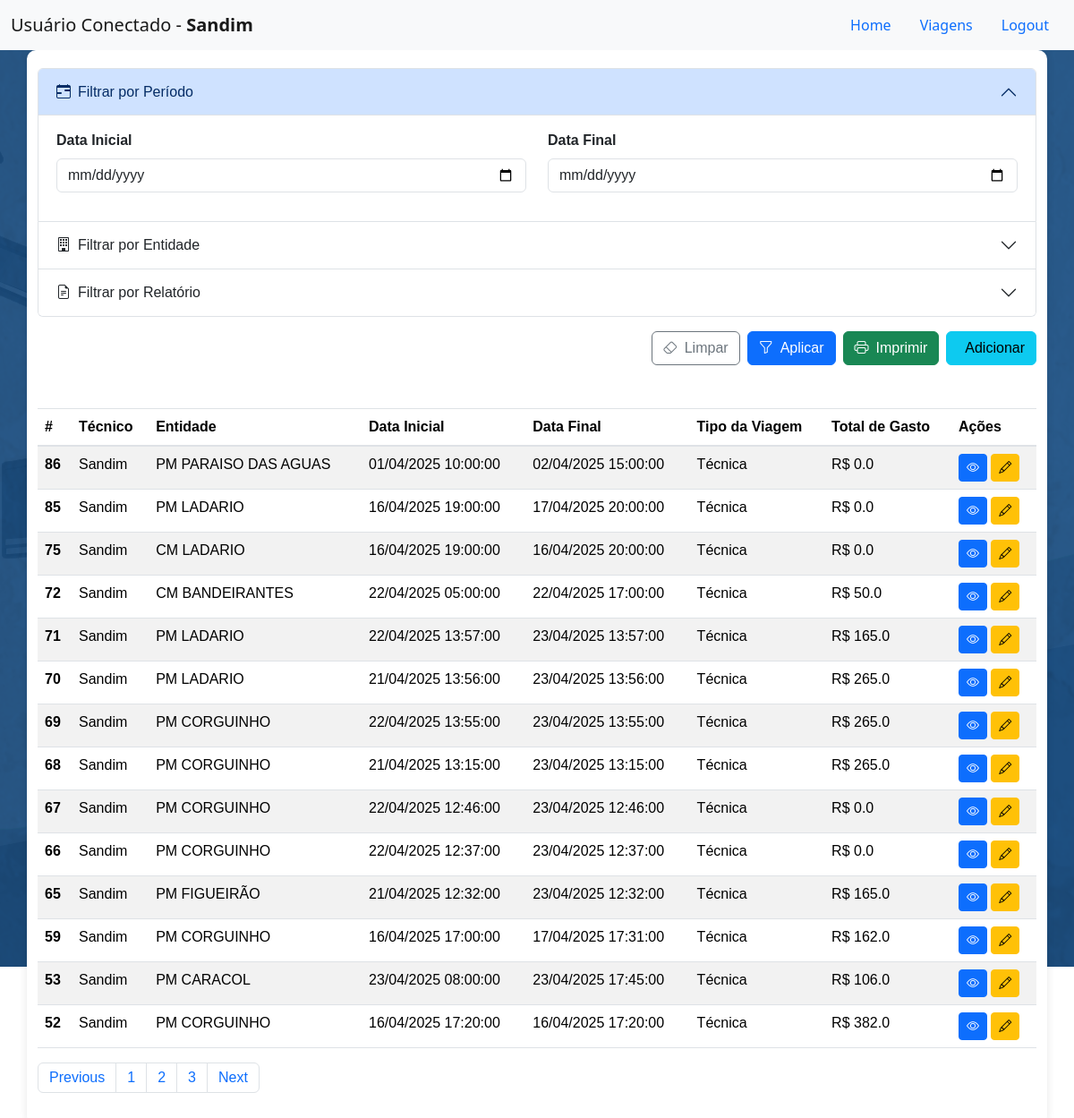
The app's page /viagens (signed in) with its own data.
### models.py (models this page shows, shortened)
class Usuarios(db.Model):
    __tablename__= 'usuarios'
    id = db.Column(db.Integer, primary_key=True)
    usuario = db.Column(db.String(100), nullable=False)
    senha = db.Column(db.String(1000), nullable=True)
    acesso = db.Column(db.String(100))
    email = db.Column(db.String(100))
    foto = db.Column(db.String(1000), comment='Caminho da foto do usuário')
    setor = db.Column(db.String(100))
    admin = db.Column(db.Boolean, default=False)
    diaria = db.Column(db.Boolean, default=True)
    ativo = db.Column(db.Boolean, default=True)
    data = db.Column(db.DateTime, default=db.func.now())

class RegistroViagens(db.Model):
    __tablename__ = 'registro_viagens'
    id = db.Column(db.Integer, primary_key=True)
    entidade_destino = db.Column(db.Integer,db.ForeignKey('entidades.id') ,nullable=False)
    data_inicio = db.Column(db.DateTime)
    data_fim = db.Column(db.DateTime)
    tipo_viagem = db.Column(db.String(100))
    n_diaria = db.Column(db.String(100), comment='Número da diária')
    v_diaria = db.Column(db.Float, comment='Valor da diária')
    descricao = db.Column(db.String(100))
    n_intranet = db.Column(db.String(100), comment='Número da visita na intranet', default='0')
    veiculo = db.Column(db.String(100), comment='veículo')
    placa = db.Column(db.String(100), comment='Placa do veículo')
    km_inicial = db.Column(db.String(100), comment='KM inicial')
    km_final = db.Column(db.String(100), comment='KM final')
    n_combustivel = db.Column(db.String(100), comment='Número do combustível')
    total_gasto = db.Column(db.Float, comment='Total gasto na viagem', default=0.0)
    usuario = db.Column(db.Integer, db.ForeignKey('usuarios.id'), comment='ID do usuário que registrou a viagem')
    ativo = db.Column(db.Boolean, default=True)
    data = db.Column(db.DateTime, default=db.func.now())
    entidade_rel = db.relationship('Entidade', backref='viagens', lazy='joined')
    usuario_rel = db.relationship('Usuarios', backref='viagens', lazy='joined', foreign_keys=[usuario])

### app.py (the view, shortened to what this page needs)
@app.route('/viagens', methods=['GET', 'POST'])
def viagens():
    data_inicio = None
    data_fim = None
    query_usuarios = Usuarios.query.filter_by(
            ativo=True,
            diaria=True
        ).all()
    if request.method == 'POST':
        usuario_id = request.form.get('usuarioConnect')
        if usuario_id:
            session['usuarioConnect'] = usuario_id
            return redirect(url_for('viagens'))
        return render_template('registro_viagens.html')
    if 'usuarioConnect' not in session:
        return render_template('setUser.html', users=query_usuarios)
    usuario_id = session['usuarioConnect']
    query = RegistroViagens.query.filter(RegistroViagens.usuario == usuario_id).order_by(RegistroViagens.id.desc())
    data_inicio_str = request.args.get('filtro-data-inicial')
    data_fim_str = request.args.get('filtro-data-final')
    entidade_id = request.args.get('filtro-entidade')
    relatorio = request.args.get('filtro-relatorio')
    if entidade_id:
        query = query.filter(RegistroViagens.entidade_destino == entidade_id)
    if relatorio:
        query = query.filter(RegistroViagens.n_intranet.ilike(f'%{relatorio}%'))
    query_viagens = query.limit(20).all()
    query_entidades = Entidade.query.all()
    usuario_logado = Usuarios.query.get(usuario_id)
    for viagem in query_viagens:
        viagem.usuario_nome = viagem.usuario_rel.usuario if viagem.usuario_rel else 'Usuário não encontrado'
        viagem.entidade_nome = viagem.entidade_rel.nome if viagem.entidade_rel else 'Entidade não encontrada'
        viagem.data_formatada = viagem.data_inicio.strftime('%d/%m/%Y %H:%M:%S') if viagem.data_inicio else 'Data Não Disponível'
        viagem.data_final_formatada = viagem.data_fim.strftime('%d/%m/%Y %H:%M:%S') if viagem.data_fim else 'Data Não Disponível'
    if request.args.get('imprimir') == 'true':
        return gerar_relatorio_pdf(query_viagens, usuario_nome=usuario_logado.usuario, data_inicial=data_inicio, data_final=data_fim)
    return render_template(
        'registro_viagens.html',
        viagens=query_viagens,
        usuario=usuario_logado,
        entidades=query_entidades
    )

### templates/registro_viagens.html (shortened to what this page needs)
<!DOCTYPE html>
<html lang="pt-br">
<head>
    <link href="https://cdn.jsdelivr.net/npm/bootstrap@5.3.0-alpha1/dist/css/bootstrap.min.css" rel="stylesheet">
    <link rel="stylesheet" href="{{ url_for('static', filename='css/Viagens.css') }}">
    <link rel="stylesheet" href="https://cdnjs.cloudflare.com/ajax/libs/font-awesome/6.0.0-beta3/css/all.min.css">
    <link rel="stylesheet" href="https://stackpath.bootstrapcdn.com/bootstrap/4.5.2/css/bootstrap.min.css">
    <link href="https://cdn.jsdelivr.net/npm/bootstrap@5.3.3/dist/css/bootstrap.min.css" rel="stylesheet">
    <link href="https://cdn.jsdelivr.net/gh/gitbrent/bootstrap-switch-button@1.1.0/css/bootstrap-switch-button.min.css" rel="stylesheet">
    <link rel="stylesheet" href="https://cdn.jsdelivr.net/npm/bootstrap-icons@1.10.0/font/bootstrap-icons.css">
</head>
<header>
    <nav class="navbar navbar-expand-lg navbar-light bg-light">
        <div class="container-fluid">
            <a class="navbar-brand" href="#">Usuário Conectado - <strong>{{usuario.usuario}}</strong></a>
            <ul class="nav justify-content-center">
                <li class="nav-item">
                  <a class="nav-link" aria-current="page" href="{{url_for('home')}}">Home</a>
                </li>
                <li class="nav-item">
                  <a class="nav-link" href="{{url_for('viagens')}}">Viagens</a>
                </li>
                <li class="nav-item">
                  <a class="nav-link" href="{{url_for('logout')}}">Logout</a>
                </li>
            </ul>
        </div>
    </nav>
<body>
    <div class="container">
        <form class="mb-4">
            <div class="accordion" id="filtrosAccordion">
                <div class="accordion-item">
                    <h2 class="accordion-header">
                        <button class="accordion-button" type="button" data-bs-toggle="collapse" data-bs-target="#collapsePeriodo" aria-expanded="true" aria-controls="collapsePeriodo">
                            <i class="bi bi-calendar-range me-2"></i>Filtrar por Período
                        </button>
                    </h2>
                    <div id="collapsePeriodo" class="accordion-collapse collapse show" data-bs-parent="#filtrosAccordion">
                        <div class="accordion-body">
                            <div class="row">
                                <div class="col-md-6 mb-3">
                                    <label for="filtro-data-inicial" class="form-label fw-bold">Data Inicial</label>
                                    <input type="date" class="form-control" id="filtro-data-inicial" name="filtro-data-inicial"
                                           value="{{ request.args.get('filtro-data-inicial', '') }}">
                                </div>
                                <div class="col-md-6 mb-3">
                                    <label for="filtro-data-final" class="form-label fw-bold">Data Final</label>
                                    <input type="date" class="form-control" id="filtro-data-final" name="filtro-data-final"
                                           value="{{ request.args.get('filtro-data-final', '') }}">
                                </div>
                            </div>
                        </div>
                    </div>
                </div>
                <div class="accordion-item">
                    <h2 class="accordion-header">
                        <button class="accordion-button collapsed" type="button" data-bs-toggle="collapse" data-bs-target="#collapseEntidade" aria-expanded="false" aria-controls="collapseEntidade">
                            <i class="bi bi-building me-2"></i>Filtrar por Entidade
                        </button>
                    </h2>
                </div>
                <div class="accordion-item">
                    <h2 class="accordion-header">
                        <button class="accordion-button collapsed" type="button" data-bs-toggle="collapse" data-bs-target="#collapseRelatorio" aria-expanded="false" aria-controls="collapseRelatorio">
                            <i class="bi bi-file-earmark-text me-2"></i>Filtrar por Relatório
                        </button>
                    </h2>
                </div>
            </div>
            <div class="d-flex justify-content-end gap-2 mt-3">
                <button type="button" class="btn btn-outline-secondary" id="btn-limpar-filtros">
                    <i class="bi bi-eraser me-2"></i>Limpar
                </button>
                <button type="submit" class="btn btn-primary" id="btn-filtrar">
                    <i class="bi bi-funnel me-2"></i>Aplicar
                </button>
                <a href="#" onclick="abrirRelatorioPDF(event)" class="btn btn-success" target="_blank">
                    <i class="bi bi-printer me-2"></i>Imprimir
                </a>
                <button type="button" class="btn btn-info" id='bnt-add-viagem' href="{{ url_for('adicionar_viagem')}}">
                    Adicionar
                </button>
            </div>
        </form>
        <div class="table-viagens">
            <div class="mt-5">
                <table class="table table-striped">
                    <thead>
                        <tr>
                            <th scope="col">#</th>
                            <th scope="col">Técnico</th>
                            <th scope="col">Entidade</th>
                            <th scope="col">Data Inicial</th>
                            <th scope="col">Data Final</th>
                            <th scope="col">Tipo da Viagem</th>
                            <th scope="col">Total de Gasto</th>
                            <th scope="col">Ações</th>
                        </tr>
                    </thead>
                    <tbody>
                        {% for viagem in viagens %}
                            <tr>
                                <th scope="row">{{ viagem.id }}</th>
                                <td>{{ viagem.usuario_nome }}</td>
                                <td>{{ viagem.entidade_nome }}</td>
                                <td>{{ viagem.data_formatada }}</td>
                                <td>{{ viagem.data_final_formatada }}</td>
                                <td>{{ viagem.tipo_viagem }}</td>
                                <td>R$ {{ viagem.total_gasto }}</td>
                                <td>
                                    <button class="btn btn-sm btn-primary btn-action visualizar-viagem" title="Visualizar" value="{{ viagem.id }}">
                                        <i class="bi bi-eye"></i>
                                    </button>
                                    <button class="btn btn-sm btn-warning btn-action editar-viagem" title="Editar" value="{{ viagem.id }}">
                                        <i class="bi bi-pencil"></i>
                                    </button>
                                </td>
                            </tr>
                        {% endfor %}
                    </tbody>
                </table>
                <nav aria-label="Page navigation example">
                    <ul class="pagination">
                      <li class="page-item"><a class="page-link" href="#">Previous</a></li>
                      <li class="page-item"><a class="page-link" href="#">1</a></li>
                      <li class="page-item"><a class="page-link" href="#">2</a></li>
                      <li class="page-item"><a class="page-link" href="#">3</a></li>
                      <li class="page-item"><a class="page-link" href="#">Next</a></li>
                    </ul>
                  </nav>
            </div>
        </div>
    </div>
</body>

### static/css/viagens.css (style rules this page uses)
body { background:url(../images/imgFundoIntranet.png) fixed no-repeat top #104c83; }
.container { color: #333; font-family: Arial, sans-serif; background-color: white; padding: 20px; border-radius: 10px; box-shadow: 0 0 10px rgba(0, 0, 0, 0.1); }
.form-control, .form-select { padding: 0.5rem 0.75rem; }
.btn { padding: 0.5rem 1.25rem; }
.accordion-button { font-weight: 500; background-color: #f8f9fa; }
.accordion-button:not(.collapsed) { background-color: #e9ecef; color: #0d6efd; }
.accordion-body { padding: 1.5rem; }

### records on screen
Usuarios: usuario "Sandim"
RegistroViagens: id "86", usuario_nome "Sandim", entidade_nome "PM PARAISO DAS AGUAS", data_formatada "01/04/2025 10:00:00", data_final_formatada "02/04/2025 15:00:00", tipo_viagem "Técnica", total_gasto "0.0"
RegistroViagens: id "85", usuario_nome "Sandim", entidade_nome "PM LADARIO", data_formatada "16/04/2025 19:00:00", data_final_formatada "17/04/2025 20:00:00", tipo_viagem "Técnica", total_gasto "0.0"
RegistroViagens: id "75", usuario_nome "Sandim", entidade_nome "CM LADARIO", data_formatada "16/04/2025 19:00:00", data_final_formatada "16/04/2025 20:00:00", tipo_viagem "Técnica", total_gasto "0.0"
RegistroViagens: id "72", usuario_nome "Sandim", entidade_nome "CM BANDEIRANTES", data_formatada "22/04/2025 05:00:00", data_final_formatada "22/04/2025 17:00:00", tipo_viagem "Técnica", total_gasto "50.0"
RegistroViagens: id "71", usuario_nome "Sandim", entidade_nome "PM LADARIO", data_formatada "22/04/2025 13:57:00", data_final_formatada "23/04/2025 13:57:00", tipo_viagem "Técnica", total_gasto "165.0"
RegistroViagens: id "70", usuario_nome "Sandim", entidade_nome "PM LADARIO", data_formatada "21/04/2025 13:56:00", data_final_formatada "23/04/2025 13:56:00", tipo_viagem "Técnica", total_gasto "265.0"
RegistroViagens: id "69", usuario_nome "Sandim", entidade_nome "PM CORGUINHO", data_formatada "22/04/2025 13:55:00", data_final_formatada "23/04/2025 13:55:00", tipo_viagem "Técnica", total_gasto "265.0"
RegistroViagens: id "68", usuario_nome "Sandim", entidade_nome "PM CORGUINHO", data_formatada "21/04/2025 13:15:00", data_final_formatada "23/04/2025 13:15:00", tipo_viagem "Técnica", total_gasto "265.0"
RegistroViagens: id "67", usuario_nome "Sandim", entidade_nome "PM CORGUINHO", data_formatada "22/04/2025 12:46:00", data_final_formatada "23/04/2025 12:46:00", tipo_viagem "Técnica", total_gasto "0.0"
RegistroViagens: id "66", usuario_nome "Sandim", entidade_nome "PM CORGUINHO", data_formatada "22/04/2025 12:37:00", data_final_formatada "23/04/2025 12:37:00", tipo_viagem "Técnica", total_gasto "0.0"
RegistroViagens: id "65", usuario_nome "Sandim", entidade_nome "PM FIGUEIRÃO", data_formatada "21/04/2025 12:32:00", data_final_formatada "23/04/2025 12:32:00", tipo_viagem "Técnica", total_gasto "165.0"
RegistroViagens: id "59", usuario_nome "Sandim", entidade_nome "PM CORGUINHO", data_formatada "16/04/2025 17:00:00", data_final_formatada "17/04/2025 17:31:00", tipo_viagem "Técnica", total_gasto "162.0"
RegistroViagens: id "53", usuario_nome "Sandim", entidade_nome "PM CARACOL", data_formatada "23/04/2025 08:00:00", data_final_formatada "23/04/2025 17:45:00", tipo_viagem "Técnica", total_gasto "106.0"
RegistroViagens: id "52", usuario_nome "Sandim", entidade_nome "PM CORGUINHO", data_formatada "16/04/2025 17:20:00", data_final_formatada "16/04/2025 17:20:00", tipo_viagem "Técnica", total_gasto "382.0"
